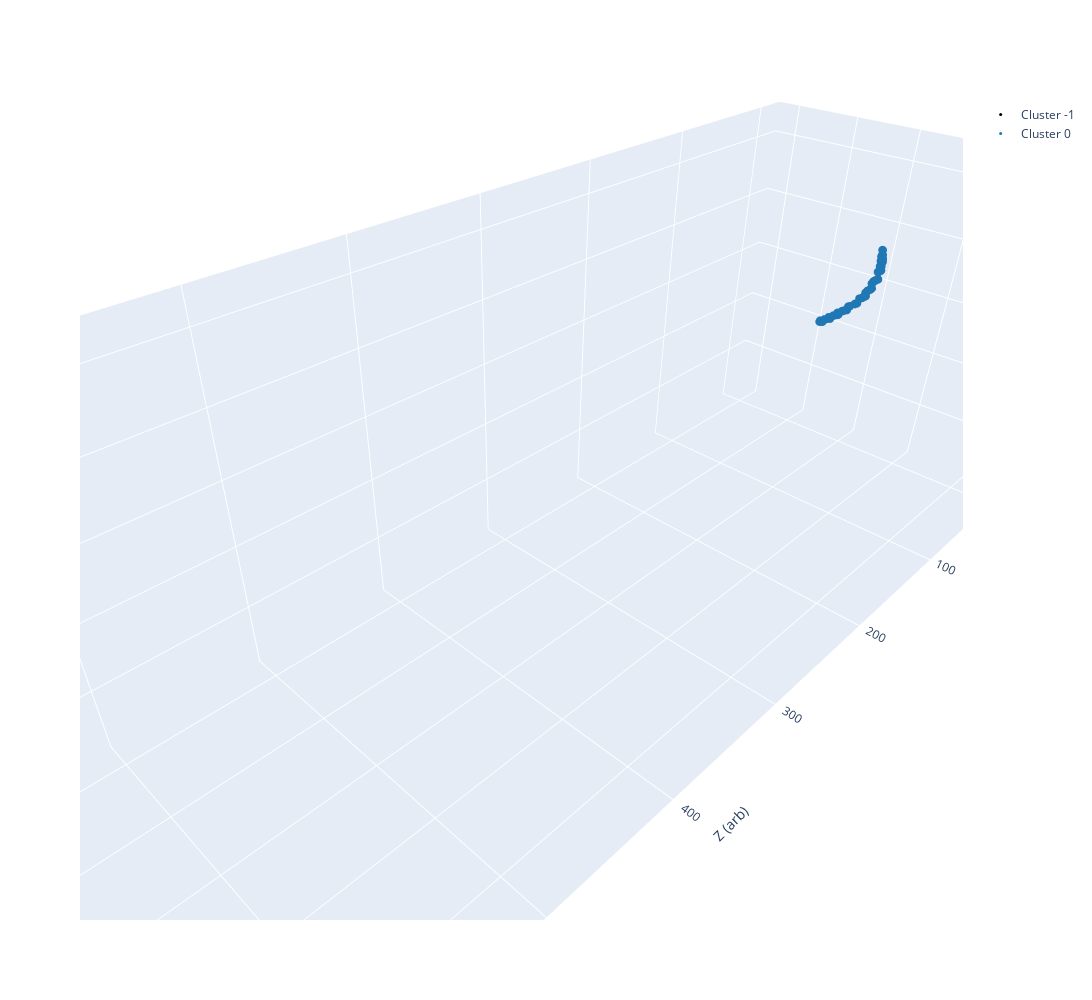

The cell this chart's notebook holds for it:
### Markdown cell above
Above shows the different clusters identified by the algorithm, with the labels supplied by the algorithm. Points labeled -1 were identified to be noise. However, while this shows what the data looks like after clustering, it does not show exactly what the clustering algorithm saw when clustering the data. We use the scikit-learn RobustScaler to scale the data for the clustering algorithm. Below is a plot of what the clustering algorithm sees with clusters labeled.

### Code cell
fig = go.Figure()
for cluster in clusters:
    fig.add_trace(
        go.Scatter3d(
            x=cluster.clustered_data[:, 2], 
            y=cluster.clustered_data[:, 0], 
            z=cluster.clustered_data[:, 1], 
            mode="markers",
            legendgroup="clusters",
            marker= {
                "size": 3,
                "color": get_color(cluster.label)
            }, 
            name=f"Cluster {cluster.label}"
        )
    )
fig.update_layout(
    scene = {
        "xaxis_title": "Z (arb)",
        "yaxis_title": "X (arb)",
        "zaxis_title": "Y (arb)",
        "aspectratio": {
            "x": 3.3,
            "y": 1.0,
            "z": 1.0
        }
    },
    width=1300,
    height=1000,
)

### Figure 1 — Plotly figure (JSON) as saved in the notebook; plotly's stock layout.template omitted (floating-point values rounded to 4 significant figures)
{"data": [{"legendgroup": "clusters", "marker": {"color": "black", "size": 3}, "mode": "markers", "name": "Cluster -1", "type": "scatter3d", "x": [749.6, 756.3, 782.1, 783.1, 0.8595], "y": [-4.429, -4.246, -3.973, -3.968, 4.98], "z": [-2.818, -2.815, -2.814, -2.804, 2.322]}, {"legendgroup": "clusters", "marker": {"color": "rgb(31, 119, 180)", "size": 3}, "mode": "markers", "name": "Cluster 0", "type": "scatter3d", "x": [-1.451, -1.389, -1.284, -1.037, -0.8473, -0.9692, -0.7588, -0.7061, -0.6137, -0.7893, -0.5542, -0.5896, -0.5341, -0.4522, -0.7556, -0.7225, -0.8093, -0.7357, -0.7396, -0.6402, -0.6702, -0.4504, -0.5377, -0.3011, -0.1909, -0.2077, -0.1082, -0.2273, -0.02604, 0.006301, 0, 0.1607, 0.1627, 0.8754, 0.1581, 0.8847, 0.4316, 0.2018, 0.2325, 0.8797, 0.2499, 0.8791, 0.01388, 0.3, 0.3012, 0.3173, 0.6705, 0.3145, 0.6848, 0.3182, 0.3714, 0.6803, 0.5121, 0.1733], "y": [-1.503, -1.488, -1.41, -1.344, -1.235, -1.209, -1.154, -1.058, -0.9739, -0.9357, -0.9023, -0.7912, -0.7282, -0.6415, -0.6156, -0.5767, -0.4217, -0.3583, -0.3035, -0.2277, -0.1908, -0.1433, -0.1239, -0.09234, -0.02595, 0, 0.0001088, 0.02372, 0.03562, 0.06316, 0.1109, 0.1198, 0.1228, 0.1268, 0.1288, 0.1362, 0.14, 0.1443, 0.148, 0.1522, 0.1543, 0.1614, 0.1629, 0.1632, 0.1671, 0.1685, 0.1691, 0.172, 0.1735, 0.1851, 0.1846, 0.185, 0.1961, 0.2005], "z": [-0.8622, -0.8402, -0.8453, -0.791, -0.7547, -0.7245, -0.7367, -0.6654, -0.6361, -0.5921, -0.6187, -0.5349, -0.513, -0.4855, -0.4213, -0.4085, -0.3413, -0.3166, -0.2231, -0.1949, -0.178, -0.08987, -0.1457, -0.04437, -0.01388, 0, 0.09959, 0.01863, 0.139, 0.1558, 0.1795, 0.3238, 0.325, 0.7036, 0.3224, 0.5938, 0.5196, 0.3324, 0.4235, 0.6287, 0.4271, 0.6266, 0.2015, 0.4882, 0.4864, 0.4403, 0.5584, 0.4885, 0.5569, 0.4327, 0.4976, 0.5632, 0.5198, 0.3611]}], "layout": {"height": 1000, "scene": {"aspectratio": {"x": 3.3, "y": 1, "z": 1}, "xaxis": {"title": {"text": "Z (arb)"}}, "yaxis": {"title": {"text": "X (arb)"}}, "zaxis": {"title": {"text": "Y (arb)"}}}, "width": 1300}}
